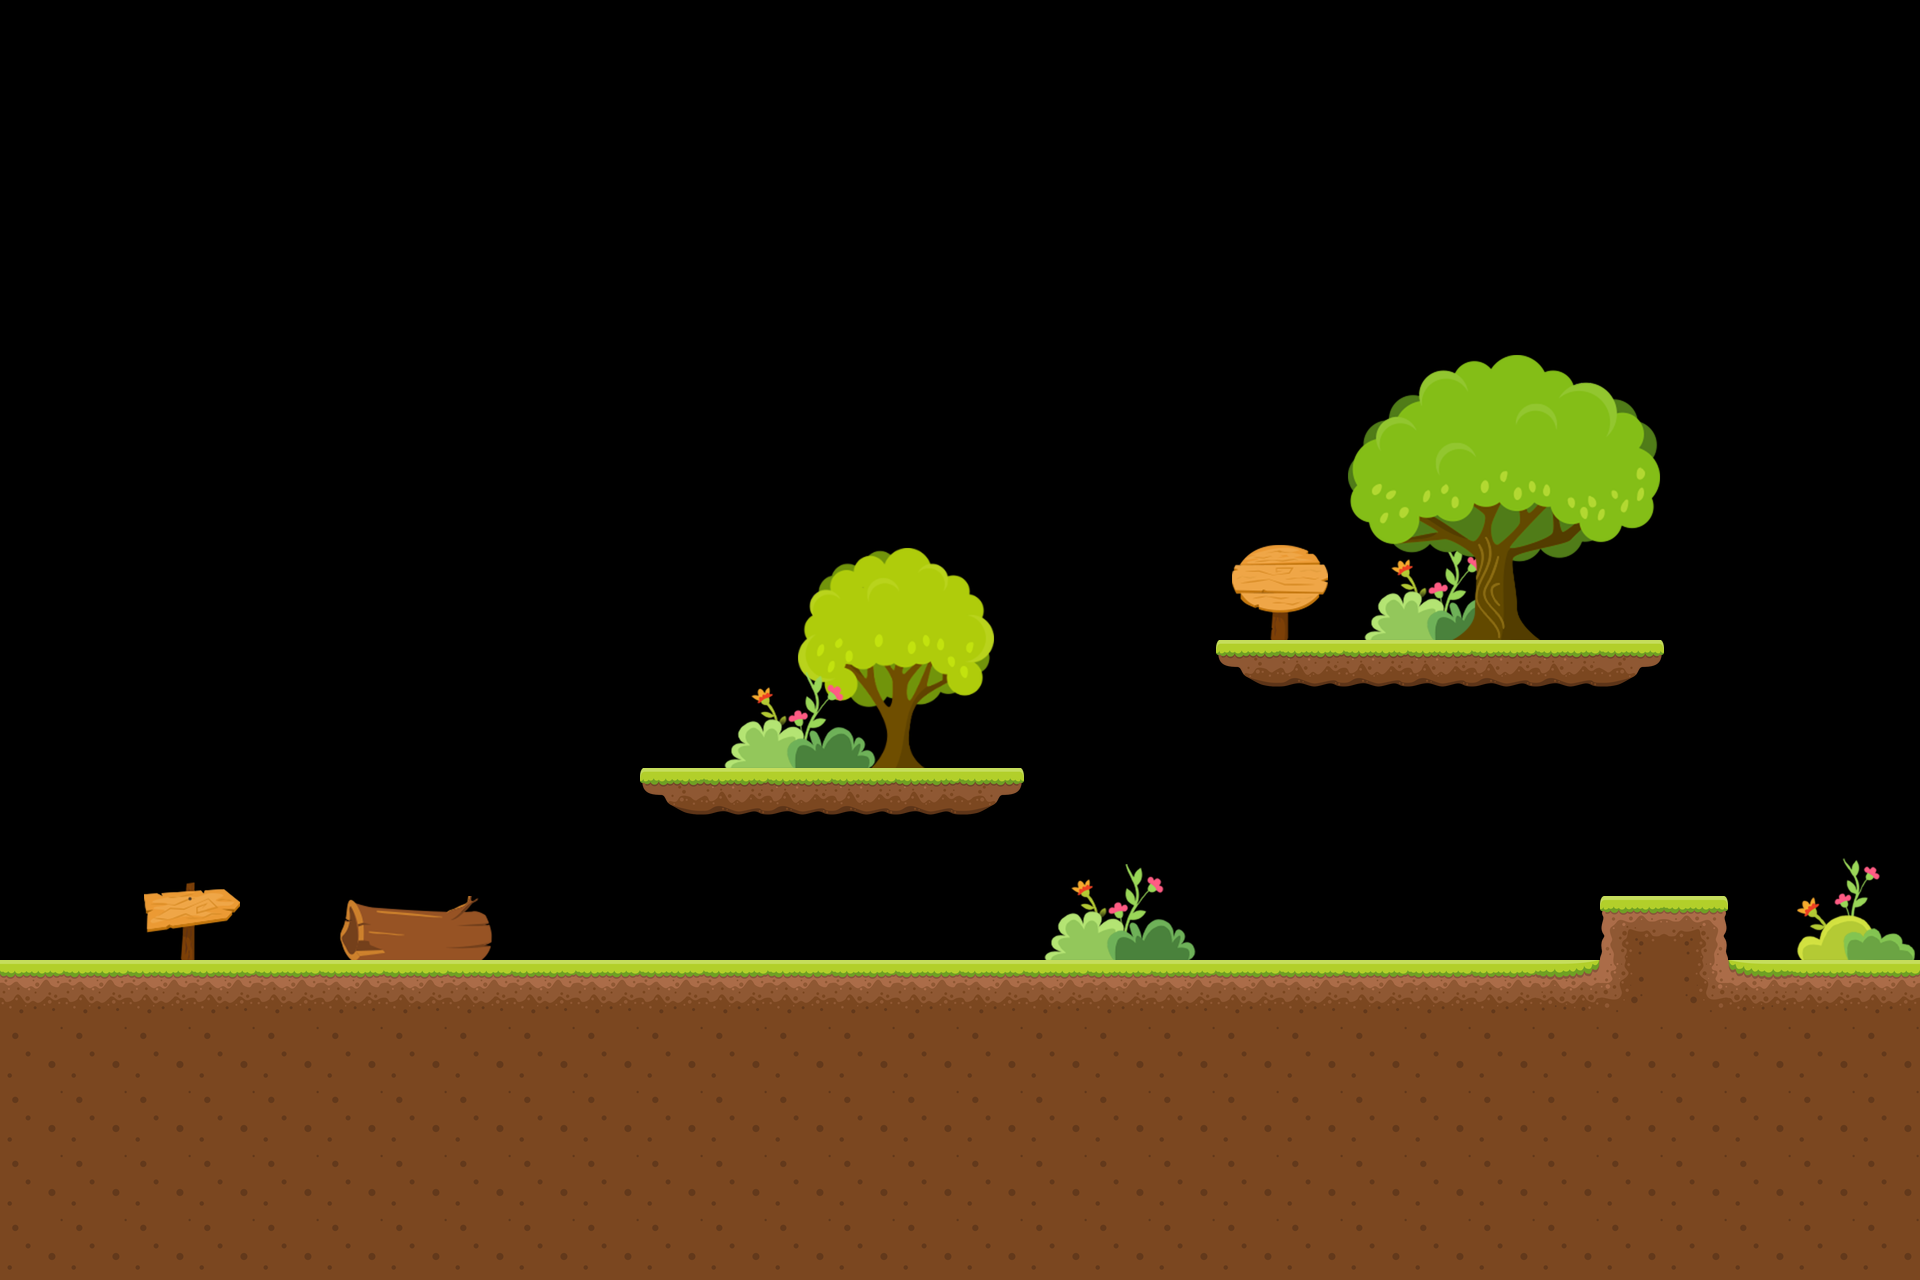

Rendered tile map (Tiled .tmx) drawn with the repository's tilesets; below, a short description and the map source with its tile grids summarised:
An orthogonal 30x20 tile map with 64x64 px tiles, 3 tile layers (Lands, LowLayer2, LowLayer1), 2 tilesets and 18 objects.

<map version="1.0" orientation="orthogonal" renderorder="right-down" width="30" height="20" tilewidth="64" tileheight="64" nextobjectid="63">
 <tileset firstgid="1" name="alpha-racing-lands" tilewidth="64" tileheight="64" tilecount="84" columns="14">
  <image source="SD/alpha-racing-lands.png" width="896" height="384" />
 </tileset>
 <tileset firstgid="85" name="alpha-racing-lands01" tilewidth="64" tileheight="64" tilecount="72" columns="8">
  <image source="SD/alpha-racing-lands01.png" width="512" height="576" />
 </tileset>
 <layer name="Lands" width="30" height="20">
  <data>[600 cells, 166 non-empty, 12 distinct tile ids]</data>
 </layer>
 <objectgroup name="alphaPosition1">
  <object id="2" x="618.182" y="706.061" />
  <object id="4" x="742.424" y="709.091" />
  <object id="5" x="866.667" y="709.091" />
  <object id="6" x="981.818" y="709.091" />
 </objectgroup>
 <objectgroup name="alphaPosition2">
  <object id="7" x="1281.82" y="578.788" />
  <object id="8" x="1409.09" y="581.818" />
  <object id="9" x="1536.36" y="578.788" />
  <object id="10" x="1281.82" y="490.909" />
  <object id="11" x="1409.09" y="490.909" />
  <object id="12" x="1536.36" y="493.939" />
 </objectgroup>
 <objectgroup name="alphaPosition3">
  <object id="13" x="1406.06" y="900" />
  <object id="14" x="1536.36" y="896.97" />
  <object id="15" x="1603.03" y="830.303" />
  <object id="16" x="1721.21" y="830.303" />
 </objectgroup>
 <layer name="LowLayer2" width="30" height="20">
  <data>[600 cells, 36 non-empty, 36 distinct tile ids]</data>
 </layer>
 <layer name="LowLayer1" width="30" height="20">
  <data>[600 cells, 40 non-empty, 34 distinct tile ids]</data>
 </layer>
 <objectgroup color="#ff0000" name="Obstacles">
  <object id="17" x="832" y="830">
   <properties>
    <property name="type" value="hanging" />
   </properties>
  </object>
  <object id="19" x="1215.45" y="929.697">
   <properties>
    <property name="type" value="standing" />
   </properties>
  </object>
  <object id="61" x="189.13" y="4.34783" width="13.0435" height="930.435">
   <properties>
    <property name="type" value="flying" />
   </properties>
  </object>
 </objectgroup>
 <objectgroup color="#80ff00" name="Boosters">
  <object id="62" x="382" y="892" />
 </objectgroup>
</map>
